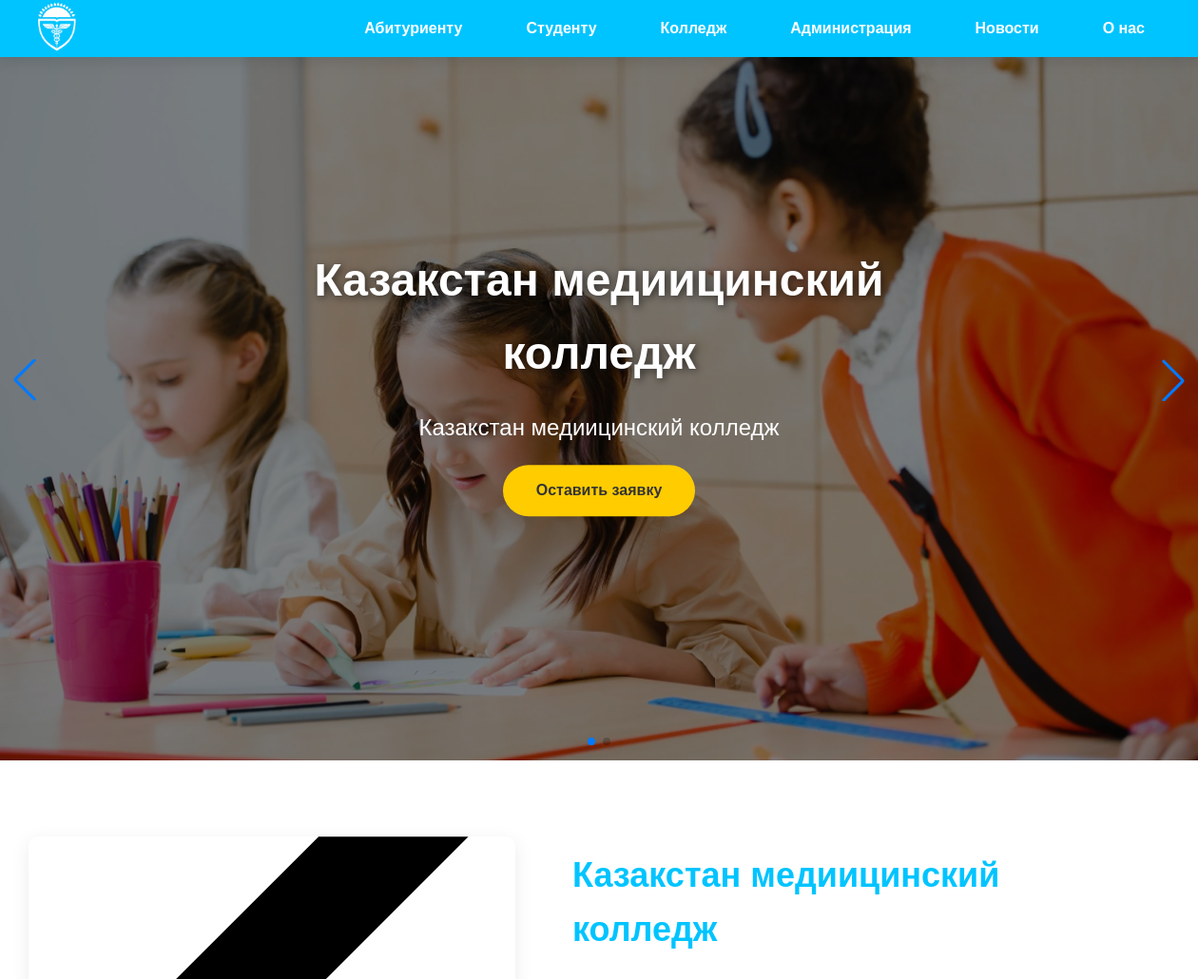
/ (upper part), run on an earlier commit of the app's database.
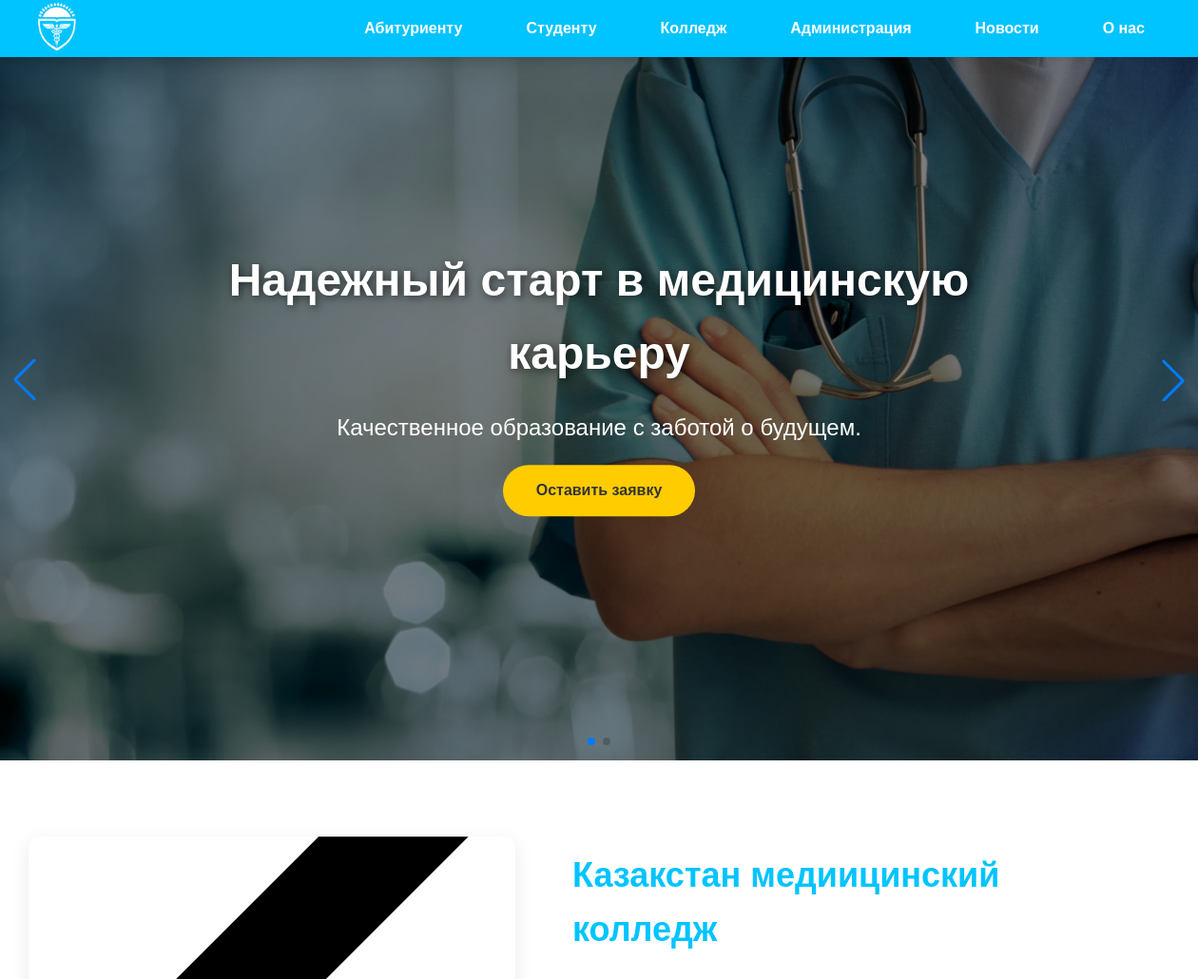
And on a later commit of the database.
### talant_app/models.py (models this page shows, shortened)
class Slider(models.Model):
    title = models.CharField(max_length=200, verbose_name="Заголовок")
    description = models.TextField(verbose_name="Описание")
    link_text = models.CharField(max_length=100, verbose_name="Текст ссылки")
    link_url = models.URLField(verbose_name="URL ссылки")
    background_image = models.ImageField(upload_to='slider/', verbose_name="Фоновое изображение")
    is_active = models.BooleanField(default=True, verbose_name="Активен")
    class Meta:
        verbose_name = "Слайд"
        verbose_name_plural = "Слайды"

### talant_app/views.py (the view, shortened to what this page needs)
# urls.py: path('', views.index, name='home'),
def index(request):
    sliders = Slider.objects.filter(is_active=True)
    about = About.objects.first()  # Берём первую запись "О нас"
    clubs = Club.objects.filter(is_active=True)
    administration = AdministrationMember.objects.all()
    education_levels = EducationLevel.objects.all()
    news = News.objects.all().order_by('-date')[:3]  # Последние 3 новости
    footer = FooterContact.objects.first()  # Данные футера
    form = OrderForm()
    context = {
        'sliders': sliders,
        'about': about,
        'clubs': clubs,
        'administration': administration,
        'education_levels': education_levels,
        'news': news,
        'form': form,
        'footer': footer,
    }
    return render(request, 'index.html', context)

### talant_app/templates/index.html (shortened to what this page needs)
{% load static %}
<!DOCTYPE html>
<html lang="ru">
  <head>
    <link rel="stylesheet" href="{% static 'css/style.css' %}" />
    <link
      rel="stylesheet"
      href="https://cdn.jsdelivr.net/npm/swiper/swiper-bundle.min.css"
    />
  </head>
  <body>
    <header class="header">
      <div class="logo">
       <a href="{% url 'home' %}">
                <img class="log" src="{% static 'imgs/logo9.png' %}" style="width: 40px" alt="Логотип">
            </a>
      </div>
      <nav class="nav" id="nav-menu">
        <div class="dropdown">
          <a href="#" class="dropdown-toggle">Абитуриенту</a>
        </div>
        <div class="dropdown">
          <a href="#" class="dropdown-toggle">Студенту</a>
        </div>
        <div class="dropdown">
          <a href="#" class="dropdown-toggle">Колледж</a>
        </div>
        <a href="#qyzmetker">Администрация</a>
        <a href="#news">Новости</a>
        <a href="#about">О нас</a>
      </nav>
    </header>
    <div class="swiper">
      <div class="swiper-wrapper">
        {% for slider in sliders %}
        <div
          class="swiper-slide"
          style="background-image: url('{{ slider.background_image.url }}');"
        >
          <div class="slide-content">
            <h1>{{ slider.title }}</h1>
            <p>{{ slider.description }}</p>
            <a href="#zapis">{{ slider.link_text }}</a>
          </div>
        </div>
        {% endfor %}
      </div>
      <div class="swiper-pagination"></div>
      <div class="swiper-button-prev"></div>
      <div class="swiper-button-next"></div>
    </div>
    <section class="about" id="about">
      <div class="about-container">
        <div class="about-image">
          {% if about.image %}
          <img src="{{ about.image.url }}" alt="{{ about.title }}" />
          {% endif %}
        </div>
        <div class="about-text">
          <h2>{{ about.title }}</h2>
        </div>
      </div>
    </section>
  </body>
</html>

What changed in the data, as far as the page shows it:
changed Slider "Оставить заявку": background_image: a different picture; title "Казакстан медиицинский колледж" → "Надежный старт в медицинскую карьеру"; description "Казакстан медиицинский колледж" → "Качественное образование с заботой о будущем."
